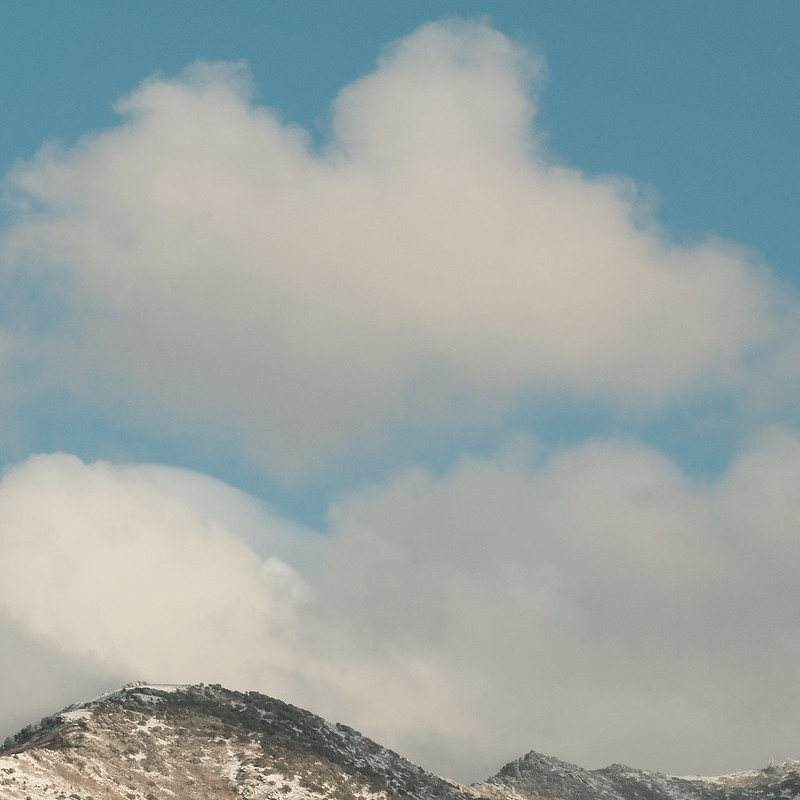
#> input picture refs/grain/xt30_a_off.jpg, 800 x 800 px, found by its file name; its folder holds only this picture in this run
$ python grain_measure3.py
#> lines starting #> are read from the running program, lines starting #| are printed output that depends on the picture; after the words box and inside, x2 and y2 are one past the last pixel; in counts of white or black regions, pixels touching at a corner belong together
import sys; sys.path.insert(0, "/Users/leonkreutzer/Downloads/fujisim")
import numpy as np
from PIL import Image
from scipy.ndimage import gaussian_filter, uniform_filter
L = np.array([.2126, .7152, .0722], np.float32)
D = "/Users/leonkreutzer/Downloads/fujisim/refs/grain/xt30_%s_%s.jpg"
def noise_stats(path, sigma=3.0):
#> called with sigma = 3
    a = np.asarray(Image.open(path).convert("RGB")).astype(np.float32); y = a @ L
#> after `y = a @ L`:
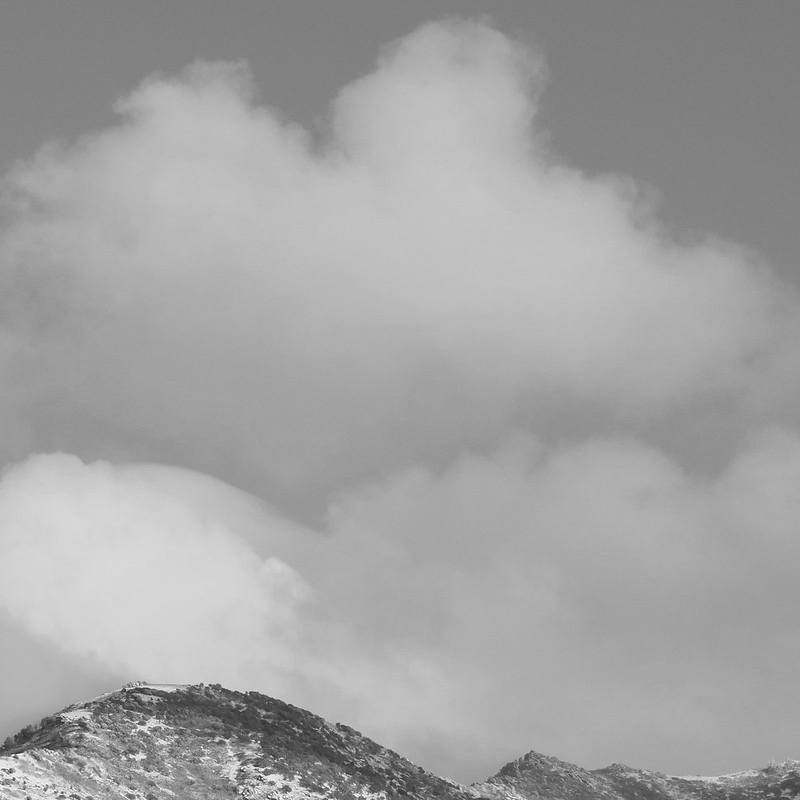
#> y: shape (800, 800) float32; min 37.42, max 253, mean 163.5
    hp = y - gaussian_filter(y, sigma); base = gaussian_filter(y, 3)
    g = np.hypot(*np.gradient(gaussian_filter(y, 1.5))); win = 24
#> after `g = np.hypot(*np.gradient(gaussian_filter(y, 1.5)))`:
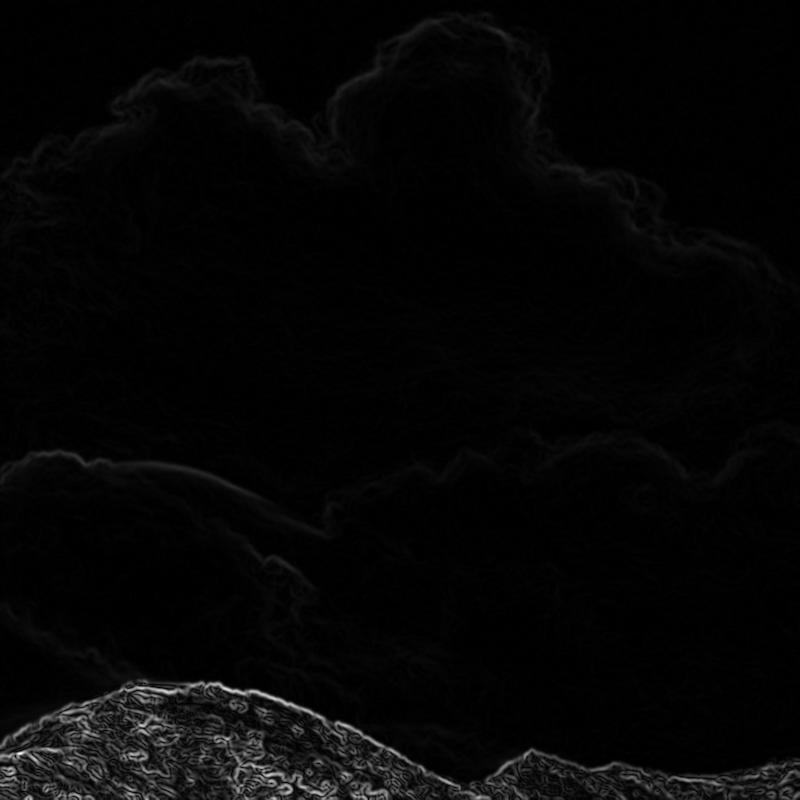
#> g: shape (800, 800) float32; min 0, max 36.15, mean 0.9; drawn with min black and max white
    quiet = uniform_filter(g, win) < np.percentile(uniform_filter(g, win), 35)     # strukturarme Bereiche (Himmel)
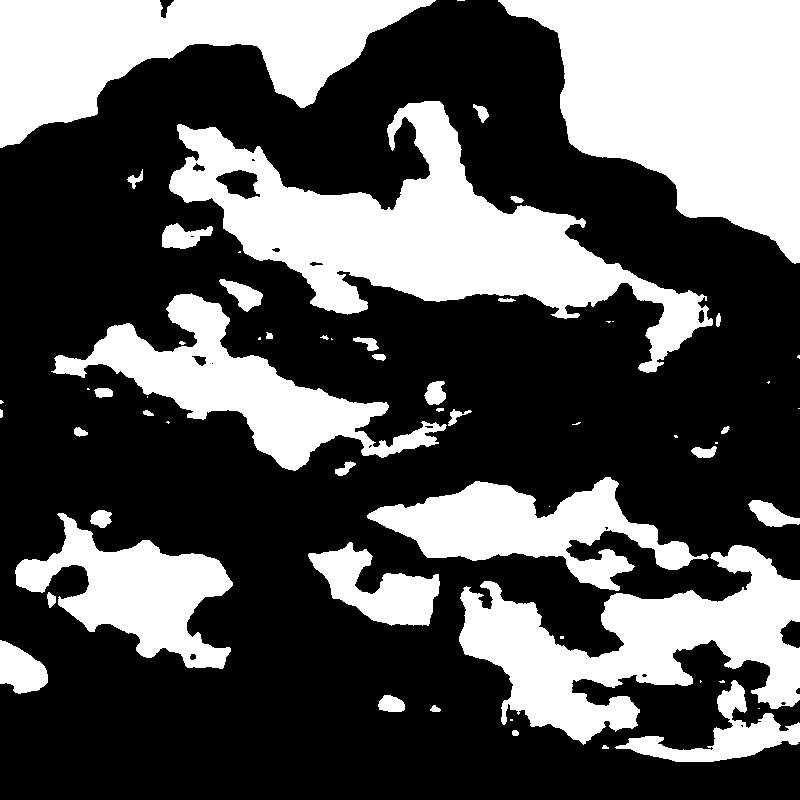
#> quiet: shape (800, 800) bool; 35% white; 61 white regions (23 under 20 px), largest, box (x1, y1, x2, y2) and area: (498, 0, 800, 264) 47972, (169, 101, 713, 373) 46326, (0, 0, 436, 148) 31633
    m = quiet & (base > 40) & (base < 240)
    res = np.sqrt(np.median(uniform_filter(hp ** 2, win)[m])); ymean = base[m].mean()
#> after `res = np.sqrt(np.median(uniform_filter(hp ** 2, win)[m]))`: res = 0.728
#> after `ymean = base[m].mean()`: ymean = 160.9
    chroma = a - a.mean(2, keepdims=True); chp = chroma - np.stack([gaussian_filter(chroma[..., c], sigma) for c in range(3)], -1)
#> after `chroma = a - a.mean(2, keepdims=True)`:
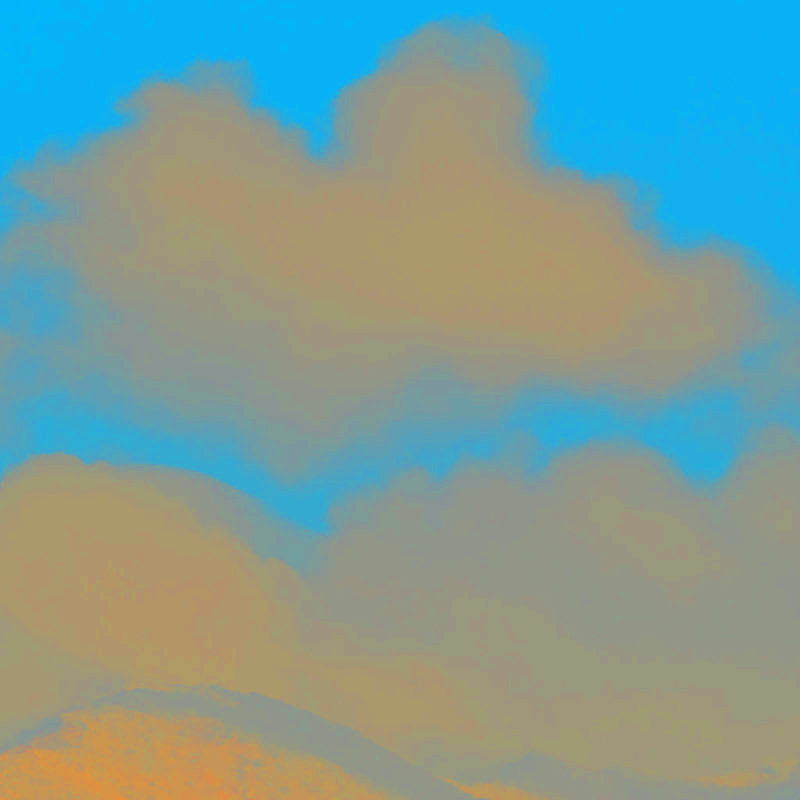
#> chroma: shape (800, 800, 3) float32; mean R, G, B -6.4, 3.8, 2.6; drawn with min black and max white
#> after `chp = chroma - np.stack([gaussian_filter(chroma[..., c], sigma) for c `:
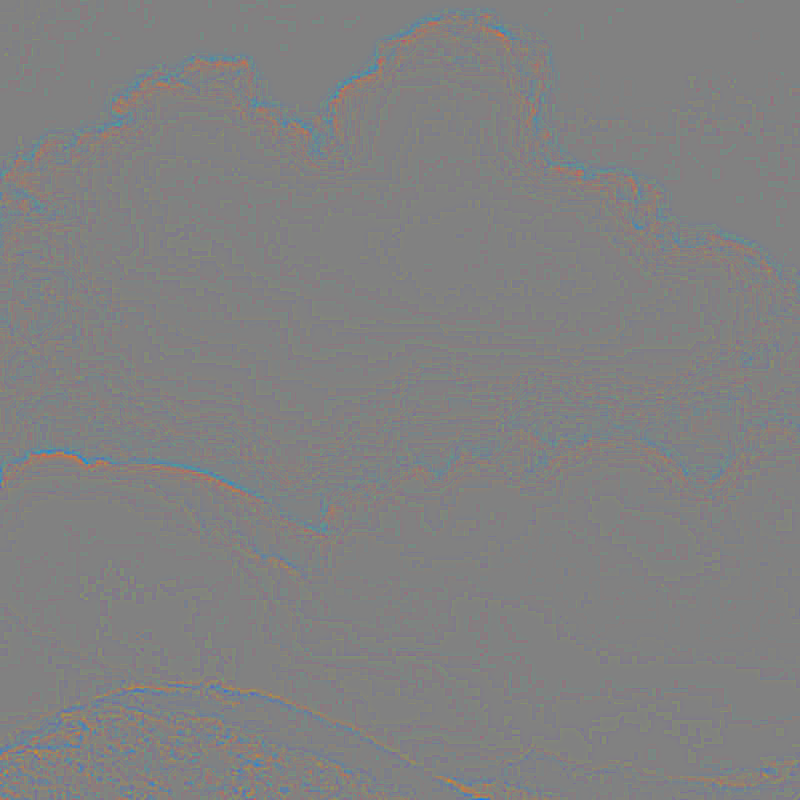
#> chp: shape (800, 800, 3) float32; mean R, G, B 8.47e-09, -4.02e-10, -1.49e-08; drawn with min black and max white
    # ACF
    ys, xs = np.where(m[::24, ::24]); acs = []
#> after `ys, xs = np.where(m[::24, ::24])`: ys = 409 values from 0 to 31; xs = 409 values, max 33 at index 30, min 0 at index 0, mean 18.21
    for i, j in zip(ys[:150], xs[:150]):
        p = hp[i*24:i*24+48, j*24:j*24+48]
        if p.shape != (48, 48): continue
        p = p - p.mean(); f = np.fft.fft2(p); ac = np.fft.ifft2(f * np.conj(f)).real; ac /= ac[0, 0]; acs.append(0.5 * (ac[0, 1:4] + ac[1:4, 0]))
#> this loop made 150 passes
#> (i, j) on passes 2 to 13: (0, 1), (0, 2), (0, 3), (0, 4), (0, 5), (0, 6), (0, 8), (0, 9), (0, 10), (0, 11), (0, 12), (0, 13)
#> j on pass 1: 0
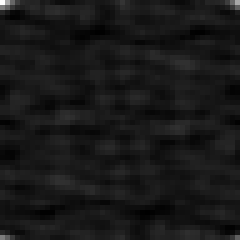
#> ac: shape (48, 48) float64 (shown 5 times larger); min -0.107, max 1, mean 6.96e-17; drawn with min black and max white
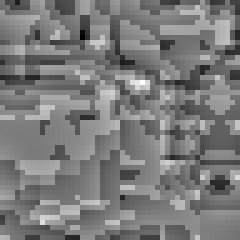
#> p: shape (48, 48) float32 (shown 5 times larger); min -2.36, max 2.53, mean 9.93e-09; drawn with min black and max white
#> after the loop, acs = 136 items, first 6: [0.42, -0.0378, -0.111], [0.466, 0.0266, -0.0776], [0.495, 0.025, -0.118], [0.471, -0.00598, -0.114], [0.462, 0.0106, -0.0909], [0.488, 0.0556, -0.0859]
    return res, ymean, np.sqrt((chp[:, :, :][m] ** 2).mean()), np.median(acs, axis=0), m.sum()
for s in ("a", "b"):
    out = {}
    for g in ("off", "weak", "strong"):
        out[g] = noise_stats(D % (s, g))
        print(f"Crop {s} Grain {g:6s}: Luma-Std {out[g][0]:5.2f} (Y~{out[g][1]:5.1f}) Chroma-Std {out[g][2]:4.2f}  ACF lag1-3 {np.round(out[g][3], 2)}  n={out[g][4]}")
#| Crop a Grain off   : Luma-Std  0.73 (Y~160.9) Chroma-Std 0.28  ACF lag1-3 [ 0.47  0.03 -0.04]  n=224000
#> (the run stopped early here; a loop or call above may not have finished)
